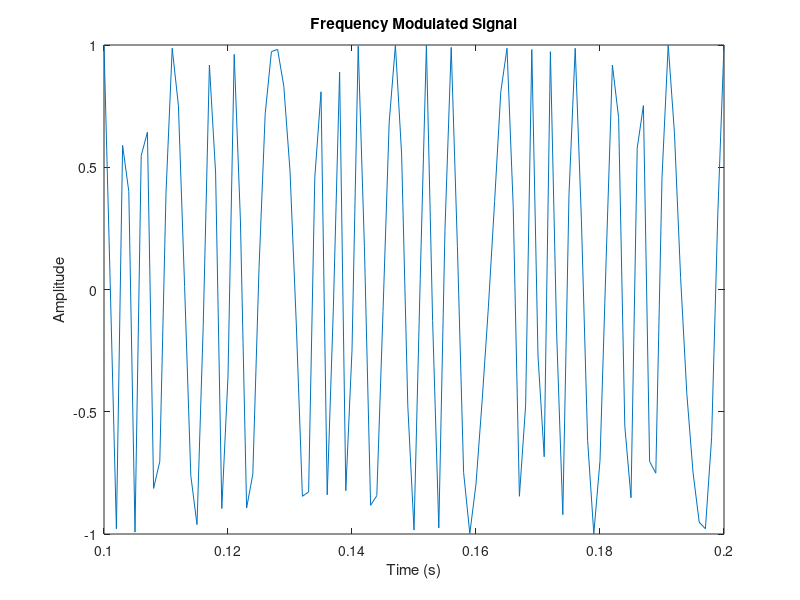

Write the MATLAB code that produced this figure. (Note: this script raises an error after producing the figure.)
clc
clear all 
close all
% Frequency Modulation (FM)
Fs = 1000;             % Sampling frequency
T = 1/Fs;               % Sampling period
t = 0.1:T:0.2;            % Time vector
fc = 200;               % Carrier frequency
kf = 50;               % Frequency deviation constant
Am = 1;                 % Message signal amplitude

% Message signal
m = sin(2*pi*30*t)+2*sin(2*pi*60*t);  % Example: sinusoidal message signal

% Frequency modulation
s = fmmod(m, fc, Fs, kf); % Modulated signal

% Plotting the modulated signal
figure;
plot(t, s);
xlabel('Time (s)');
ylabel('Amplitude');
title('Frequency Modulated Signal');

% Frequency Demodulation (Coherent Detection)
dem = fmdemod(s, fc, Fs, kf); % Demodulated signal

% Plotting the demodulated signal
figure;
plot(t, dem);
xlabel('Time (s)');
ylabel('Amplitude');
title('Demodulated Signal');
